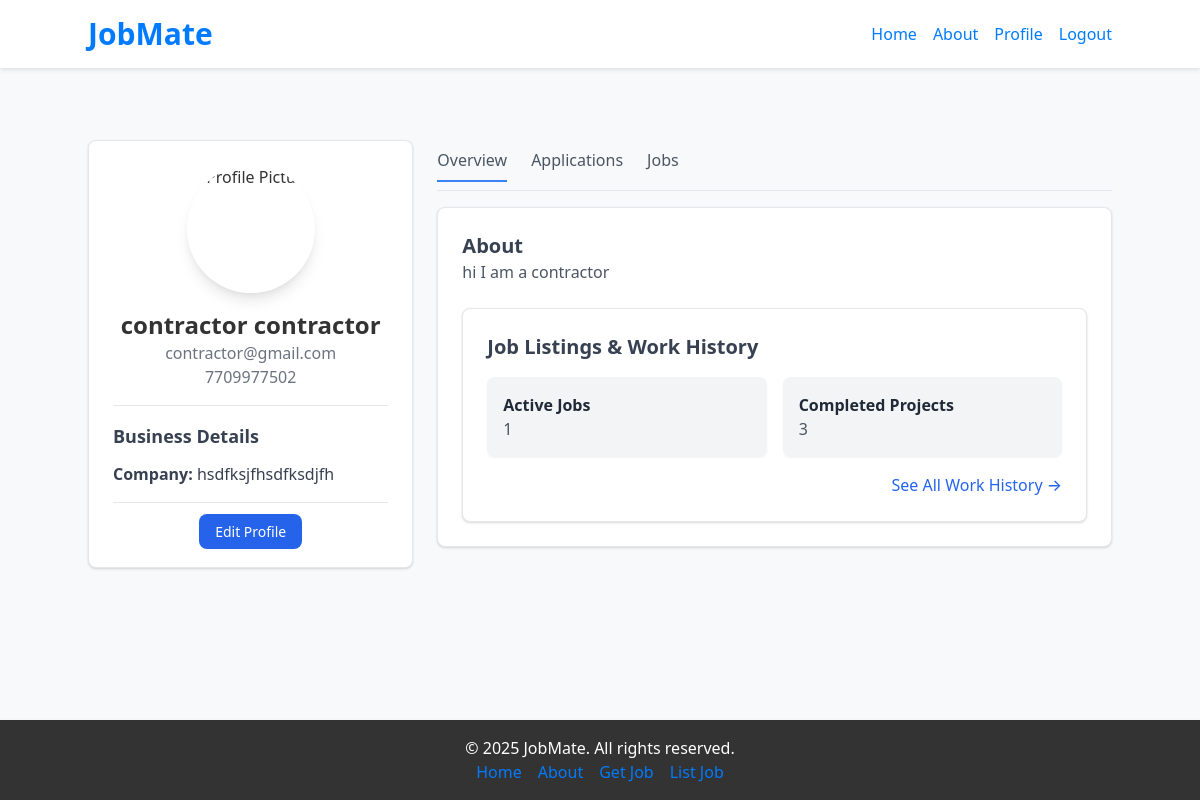
Before: /contractor/profile/ (signed in) with the older database file.
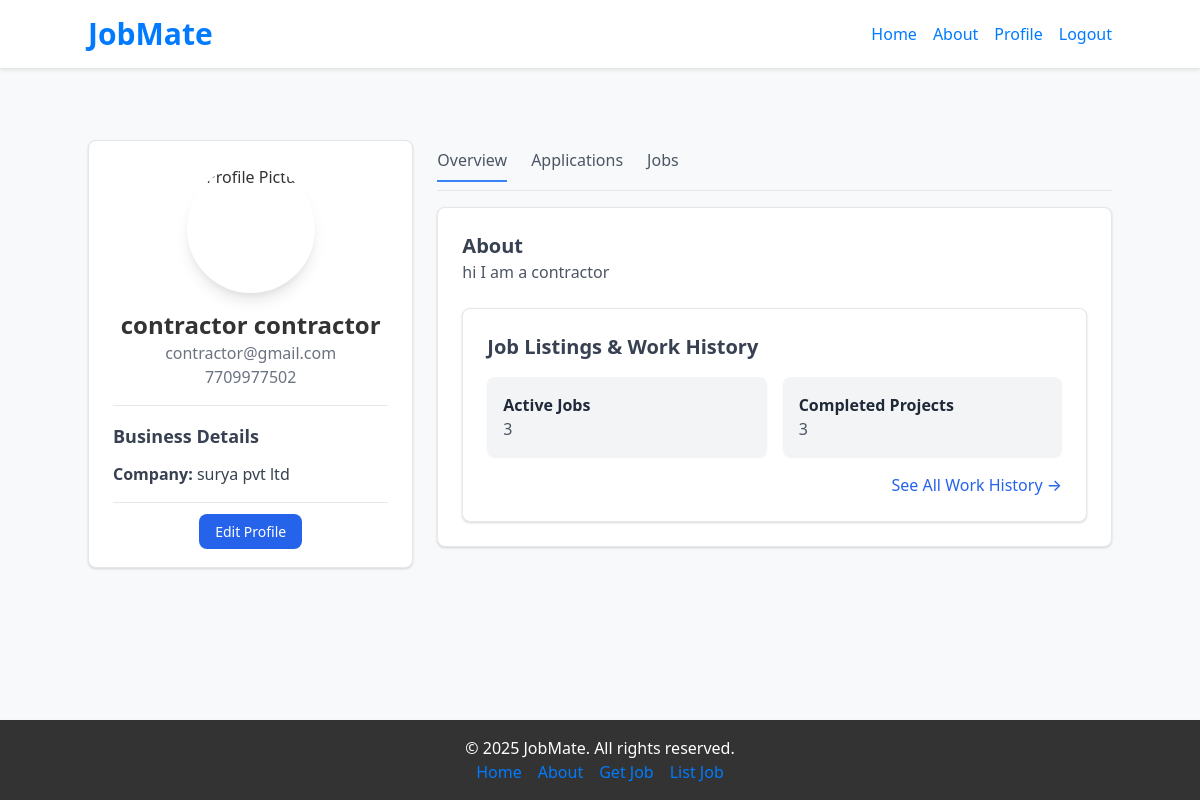
After: the same page with the newer database file.
### accounts/models.py (models this page shows)
class CustomUser(AbstractUser):
    ROLE_CHOICES = (
        ('worker', 'Worker'),
        ('contractor', 'Contractor'),
    )
    role = models.CharField(max_length=20, choices=ROLE_CHOICES, default='worker')
    phone = models.CharField(max_length=15, blank=True, null=True)
    address = models.TextField(blank=True, null=True)
    created_at = models.DateTimeField(auto_now_add=True)
    date_of_birth = models.DateField(blank=True, null=True)

### contractor/models.py (models this page shows, shortened)
class Contractor(models.Model):
    user = models.OneToOneField(CustomUser, on_delete=models.CASCADE, primary_key=True)
    company_name = models.CharField(max_length=255, blank=True, null=True)
    rating_avg = models.FloatField(default=0)
    about = models.TextField(blank=True, null=True)

### contractor/views.py (the view)
# urls.py: path('profile/', views.profile_contractor, name='contractor-profile'),
@login_required(login_url='/login/')
def profile_contractor(request):
    contractor = request.user.contractor
    active_jobs_count = Job.objects.filter(contractor=contractor, status='open').count()
    completed_projects_count = Job.objects.filter(contractor=contractor, status='closed').count()
    recent_applications = Application.objects.filter(
        job__contractor=contractor
    ).order_by('-applied_at')[:3]
    jobs = Job.objects.filter(contractor=contractor).order_by('-created_at')
    return render(request, 'contractor_profile.html', {
        'active_jobs_count': active_jobs_count,
        'completed_projects_count': completed_projects_count,
        'recent_applications': recent_applications,
        'jobs': jobs
    })

### contractor/templates/contractor_profile.html (shortened to what this page needs)
{% extends "base.html" %}
{% load static %}
{% block content %}
<div class="max-w-6xl mx-auto mt-8">
    <div class="grid grid-cols-1 md:grid-cols-3 gap-6">
        <div class="bg-white shadow rounded-lg p-6 border">
            <div class="text-center">
                <img src="{% static 'images/team1.jpg' %}" alt="Profile Picture" class="w-32 h-32 rounded-full mx-auto shadow-lg">
                <h2 class="text-2xl font-bold mt-4">{{ user.first_name }} {{ user.last_name }}</h2>
                <p class="text-gray-500">{{ user.email }}</p>
                <p class="text-gray-500">{{ user.phone }}</p>
            </div>
            <hr class="my-4">
            <div class="space-y-3">
                <h3 class="text-lg font-semibold text-gray-700">Business Details</h3>
                <p class="text-gray-700"><strong>Company:</strong> {{ user.contractor.company_name }}</p>
            </div>
            <hr class="my-4">
            <div class="text-center">
                <a href="{% url 'edit-profile' %}" class="bg-blue-600 text-white px-4 py-2 rounded-lg text-sm font-medium hover:bg-blue-700">Edit Profile</a>
            </div>
        </div>
        <div class="col-span-2">
            <div class="flex space-x-6 border-b pb-2 text-gray-600 font-medium">
                <a href="#overview" class="py-2 tab-link border-b-2 border-transparent hover:border-blue-500" onclick="openTab(event, 'overview')">Overview</a>
                <a href="#applications" class="py-2 tab-link border-b-2 border-transparent hover:border-blue-500" onclick="openTab(event, 'applications')">Applications</a>
                <a href="#jobs" class="py-2 tab-link border-b-2 border-transparent hover:border-blue-500" onclick="openTab(event, 'jobs')">Jobs</a>
            </div>
            <div id="overview" class="tab-content bg-white shadow rounded-lg p-6 border mt-4">
                <h3 class="text-xl font-semibold text-gray-700">About</h3>
                <p class="text-gray-600">{{ user.contractor.about }}</p>
                <div class="bg-white shadow rounded-lg p-6 border mt-6">
                    <h3 class="text-xl font-semibold text-gray-700">Job Listings & Work History</h3>
                    <div class="grid grid-cols-1 md:grid-cols-2 gap-4 mt-4">
                        <div class="bg-gray-100 p-4 rounded-lg shadow-sm">
                            <h4 class="font-semibold text-gray-800">Active Jobs</h4>
                            <p class="text-gray-600">{{ active_jobs_count }}</p>
                        </div>
                        <div class="bg-gray-100 p-4 rounded-lg shadow-sm">
                            <h4 class="font-semibold text-gray-800">Completed Projects</h4>
                            <p class="text-gray-600">{{ completed_projects_count }}</p>
                        </div>
                    </div>
                    <div class="mt-4 text-right">
                        <a href="{% url 'work-history'%}" class="text-blue-600 hover:underline font-medium">See All Work History →</a>
                    </div>
                </div>
            </div>
        </div>
    </div>
</div>
{% endblock %}

Changed rows visible on the page:
changed CustomUser "contractor": contractor.company_name "hsdfksjfhsdfksdjfh" → "surya pvt ltd"
Other visible differences:
{{ active_jobs_count }}: "1" → "3"
